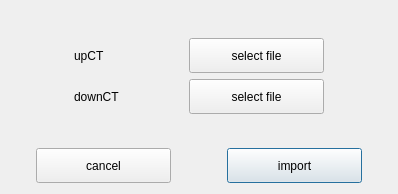
<?xml version="1.0" encoding="UTF-8"?>
<ui version="4.0">
 <class>ImportModelGui</class>
 <widget class="QDialog" name="ImportModelGui">
  <property name="geometry">
   <rect>
    <x>0</x>
    <y>0</y>
    <width>398</width>
    <height>194</height>
   </rect>
  </property>
  <property name="windowTitle">
   <string>ImportModelGui</string>
  </property>
  <layout class="QVBoxLayout" name="verticalLayout_3">
   <property name="spacing">
    <number>11</number>
   </property>
   <item>
    <layout class="QGridLayout" name="gridLayout">
     <property name="horizontalSpacing">
      <number>10</number>
     </property>
     <item row="2" column="0">
      <layout class="QGridLayout" name="gridLayout_3">
       <item row="0" column="4">
        <widget class="QPushButton" name="importbtn">
         <property name="minimumSize">
          <size>
           <width>135</width>
           <height>35</height>
          </size>
         </property>
         <property name="text">
          <string>import</string>
         </property>
        </widget>
       </item>
       <item row="0" column="1">
        <widget class="QPushButton" name="cancelBtn">
         <property name="minimumSize">
          <size>
           <width>135</width>
           <height>35</height>
          </size>
         </property>
         <property name="text">
          <string>cancel</string>
         </property>
        </widget>
       </item>
       <item row="0" column="3">
        <spacer name="horizontalSpacer_3">
         <property name="orientation">
          <enum>Qt::Horizontal</enum>
         </property>
         <property name="sizeHint" stdset="0">
          <size>
           <width>40</width>
           <height>20</height>
          </size>
         </property>
        </spacer>
       </item>
       <item row="0" column="2">
        <spacer name="horizontalSpacer_2">
         <property name="orientation">
          <enum>Qt::Horizontal</enum>
         </property>
         <property name="sizeHint" stdset="0">
          <size>
           <width>40</width>
           <height>20</height>
          </size>
         </property>
        </spacer>
       </item>
       <item row="0" column="0">
        <spacer name="horizontalSpacer">
         <property name="orientation">
          <enum>Qt::Horizontal</enum>
         </property>
         <property name="sizeHint" stdset="0">
          <size>
           <width>40</width>
           <height>20</height>
          </size>
         </property>
        </spacer>
       </item>
       <item row="0" column="5">
        <spacer name="horizontalSpacer_4">
         <property name="orientation">
          <enum>Qt::Horizontal</enum>
         </property>
         <property name="sizeHint" stdset="0">
          <size>
           <width>40</width>
           <height>20</height>
          </size>
         </property>
        </spacer>
       </item>
      </layout>
     </item>
     <item row="0" column="0">
      <layout class="QGridLayout" name="gridLayout_2">
       <item row="1" column="3">
        <widget class="QPushButton" name="upCTLoadBtn">
         <property name="minimumSize">
          <size>
           <width>135</width>
           <height>35</height>
          </size>
         </property>
         <property name="text">
          <string>select file</string>
         </property>
        </widget>
       </item>
       <item row="3" column="3">
        <widget class="QPushButton" name="downCTLoadBtn">
         <property name="minimumSize">
          <size>
           <width>135</width>
           <height>35</height>
          </size>
         </property>
         <property name="text">
          <string>select file</string>
         </property>
        </widget>
       </item>
       <item row="0" column="3">
        <spacer name="verticalSpacer_2">
         <property name="orientation">
          <enum>Qt::Vertical</enum>
         </property>
         <property name="sizeHint" stdset="0">
          <size>
           <width>20</width>
           <height>40</height>
          </size>
         </property>
        </spacer>
       </item>
       <item row="1" column="1">
        <widget class="QLabel" name="upCTLab">
         <property name="text">
          <string>upCT</string>
         </property>
        </widget>
       </item>
       <item row="3" column="1">
        <widget class="QLabel" name="downCTLab">
         <property name="text">
          <string>downCT</string>
         </property>
        </widget>
       </item>
       <item row="1" column="0">
        <spacer name="horizontalSpacer_6">
         <property name="orientation">
          <enum>Qt::Horizontal</enum>
         </property>
         <property name="sizeHint" stdset="0">
          <size>
           <width>40</width>
           <height>20</height>
          </size>
         </property>
        </spacer>
       </item>
       <item row="1" column="4">
        <spacer name="horizontalSpacer_5">
         <property name="orientation">
          <enum>Qt::Horizontal</enum>
         </property>
         <property name="sizeHint" stdset="0">
          <size>
           <width>40</width>
           <height>20</height>
          </size>
         </property>
        </spacer>
       </item>
       <item row="1" column="2">
        <spacer name="horizontalSpacer_7">
         <property name="orientation">
          <enum>Qt::Horizontal</enum>
         </property>
         <property name="sizeHint" stdset="0">
          <size>
           <width>40</width>
           <height>20</height>
          </size>
         </property>
        </spacer>
       </item>
      </layout>
     </item>
     <item row="1" column="0">
      <spacer name="verticalSpacer">
       <property name="orientation">
        <enum>Qt::Vertical</enum>
       </property>
       <property name="sizeHint" stdset="0">
        <size>
         <width>20</width>
         <height>40</height>
        </size>
       </property>
      </spacer>
     </item>
    </layout>
   </item>
  </layout>
 </widget>
 <layoutdefault spacing="6" margin="11"/>
 <resources/>
 <connections/>
</ui>
